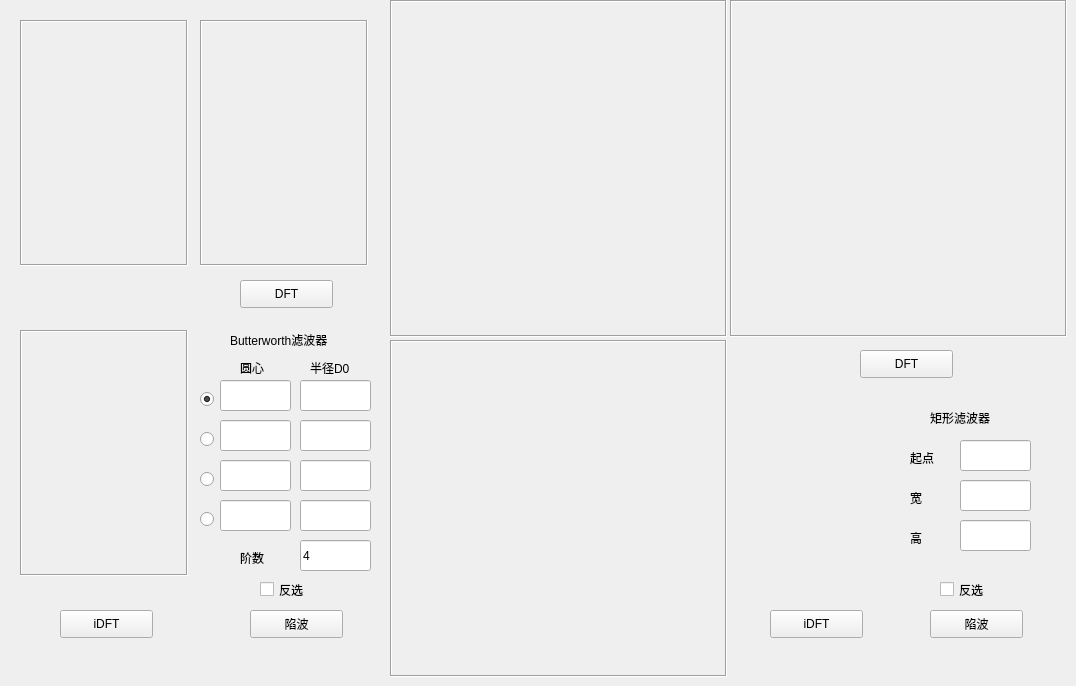
    <widget class="QWidget" name="tab_3">
     <attribute name="title">
      <string>Unit3</string>
     </attribute>
     <widget class="QLabel" name="label_29">
      <property name="geometry">
       <rect>
        <x>20</x>
        <y>330</y>
        <width>168</width>
        <height>246</height>
       </rect>
      </property>
      <property name="frameShape">
       <enum>QFrame::Box</enum>
      </property>
      <property name="frameShadow">
       <enum>QFrame::Sunken</enum>
      </property>
      <property name="text">
       <string/>
      </property>
     </widget>
     <widget class="QLabel" name="label_31">
      <property name="geometry">
       <rect>
        <x>730</x>
        <y>0</y>
        <width>337</width>
        <height>337</height>
       </rect>
      </property>
      <property name="cursor">
       <cursorShape>CrossCursor</cursorShape>
      </property>
      <property name="frameShape">
       <enum>QFrame::Box</enum>
      </property>
      <property name="frameShadow">
       <enum>QFrame::Sunken</enum>
      </property>
      <property name="text">
       <string/>
      </property>
     </widget>
     <widget class="QLabel" name="label_33">
      <property name="geometry">
       <rect>
        <x>390</x>
        <y>0</y>
        <width>337</width>
        <height>337</height>
       </rect>
      </property>
      <property name="frameShape">
       <enum>QFrame::Box</enum>
      </property>
      <property name="frameShadow">
       <enum>QFrame::Sunken</enum>
      </property>
      <property name="text">
       <string/>
      </property>
     </widget>
     <widget class="QLabel" name="label_34">
      <property name="geometry">
       <rect>
        <x>390</x>
        <y>340</y>
        <width>337</width>
        <height>337</height>
       </rect>
      </property>
      <property name="frameShape">
       <enum>QFrame::Box</enum>
      </property>
      <property name="frameShadow">
       <enum>QFrame::Sunken</enum>
      </property>
      <property name="text">
       <string/>
      </property>
     </widget>
     <widget class="QLabel" name="label_35">
      <property name="geometry">
       <rect>
        <x>20</x>
        <y>20</y>
        <width>168</width>
        <height>246</height>
       </rect>
      </property>
      <property name="frameShape">
       <enum>QFrame::Box</enum>
      </property>
      <property name="frameShadow">
       <enum>QFrame::Sunken</enum>
      </property>
      <property name="text">
       <string/>
      </property>
     </widget>
     <widget class="QLabel" name="label_36">
      <property name="geometry">
       <rect>
        <x>200</x>
        <y>20</y>
        <width>168</width>
        <height>246</height>
       </rect>
      </property>
      <property name="cursor">
       <cursorShape>CrossCursor</cursorShape>
      </property>
      <property name="frameShape">
       <enum>QFrame::Box</enum>
      </property>
      <property name="frameShadow">
       <enum>QFrame::Sunken</enum>
      </property>
      <property name="text">
       <string/>
      </property>
     </widget>
     <widget class="QLineEdit" name="lineEdit_18">
      <property name="geometry">
       <rect>
        <x>220</x>
        <y>380</y>
        <width>71</width>
        <height>31</height>
       </rect>
      </property>
     </widget>
     <widget class="QLineEdit" name="lineEdit_19">
      <property name="geometry">
       <rect>
        <x>300</x>
        <y>380</y>
        <width>71</width>
        <height>31</height>
       </rect>
      </property>
     </widget>
     <widget class="QLabel" name="label_30">
      <property name="geometry">
       <rect>
        <x>240</x>
        <y>360</y>
        <width>31</width>
        <height>16</height>
       </rect>
      </property>
      <property name="text">
       <string>圆心</string>
      </property>
     </widget>
     <widget class="QLabel" name="label_32">
      <property name="geometry">
       <rect>
        <x>310</x>
        <y>360</y>
        <width>51</width>
        <height>16</height>
       </rect>
      </property>
      <property name="text">
       <string>半径D0</string>
      </property>
     </widget>
     <widget class="QLabel" name="label_37">
      <property name="geometry">
       <rect>
        <x>230</x>
        <y>330</y>
        <width>141</width>
        <height>20</height>
       </rect>
      </property>
      <property name="text">
       <string>Butterworth滤波器</string>
      </property>
     </widget>
     <widget class="QLineEdit" name="lineEdit_20">
      <property name="geometry">
       <rect>
        <x>300</x>
        <y>420</y>
        <width>71</width>
        <height>31</height>
       </rect>
      </property>
     </widget>
     <widget class="QLineEdit" name="lineEdit_21">
      <property name="geometry">
       <rect>
        <x>220</x>
        <y>420</y>
        <width>71</width>
        <height>31</height>
       </rect>
      </property>
     </widget>
     <widget class="QLineEdit" name="lineEdit_22">
      <property name="geometry">
       <rect>
        <x>300</x>
        <y>460</y>
        <width>71</width>
        <height>31</height>
       </rect>
      </property>
     </widget>
     <widget class="QLineEdit" name="lineEdit_23">
      <property name="geometry">
       <rect>
        <x>220</x>
        <y>460</y>
        <width>71</width>
        <height>31</height>
       </rect>
      </property>
     </widget>
     <widget class="QLineEdit" name="lineEdit_24">
      <property name="geometry">
       <rect>
        <x>300</x>
        <y>500</y>
        <width>71</width>
        <height>31</height>
       </rect>
      </property>
     </widget>
     <widget class="QLineEdit" name="lineEdit_25">
      <property name="geometry">
       <rect>
        <x>220</x>
        <y>500</y>
        <width>71</width>
        <height>31</height>
       </rect>
      </property>
     </widget>
     <widget class="QLabel" name="label_38">
      <property name="geometry">
       <rect>
        <x>240</x>
        <y>550</y>
        <width>31</width>
        <height>16</height>
       </rect>
      </property>
      <property name="text">
       <string>阶数</string>
      </property>
     </widget>
     <widget class="QLineEdit" name="lineEdit_26">
      <property name="geometry">
       <rect>
        <x>300</x>
        <y>540</y>
        <width>71</width>
        <height>31</height>
       </rect>
      </property>
      <property name="text">
       <string>4</string>
      </property>
     </widget>
     <widget class="QPushButton" name="pushButton_19">
      <property name="geometry">
       <rect>
        <x>250</x>
        <y>610</y>
        <width>93</width>
        <height>28</height>
       </rect>
      </property>
      <property name="text">
       <string>陷波</string>
      </property>
     </widget>
     <widget class="QPushButton" name="pushButton_20">
      <property name="geometry">
       <rect>
        <x>240</x>
        <y>280</y>
        <width>93</width>
        <height>28</height>
       </rect>
      </property>
      <property name="text">
       <string>DFT</string>
      </property>
     </widget>
     <widget class="QPushButton" name="pushButton_21">
      <property name="geometry">
       <rect>
        <x>60</x>
        <y>610</y>
        <width>93</width>
        <height>28</height>
       </rect>
      </property>
      <property name="text">
       <string>iDFT</string>
      </property>
     </widget>
     <widget class="QPushButton" name="pushButton_22">
      <property name="geometry">
       <rect>
        <x>860</x>
        <y>350</y>
        <width>93</width>
        <height>28</height>
       </rect>
      </property>
      <property name="text">
       <string>DFT</string>
      </property>
     </widget>
     <widget class="QLabel" name="label_39">
      <property name="geometry">
       <rect>
        <x>930</x>
        <y>410</y>
        <width>81</width>
        <height>16</height>
       </rect>
      </property>
      <property name="text">
       <string>矩形滤波器</string>
      </property>
     </widget>
     <widget class="QLabel" name="label_40">
      <property name="geometry">
       <rect>
        <x>910</x>
        <y>450</y>
        <width>31</width>
        <height>16</height>
       </rect>
      </property>
      <property name="text">
       <string>起点</string>
      </property>
     </widget>
     <widget class="QLabel" name="label_41">
      <property name="geometry">
       <rect>
        <x>910</x>
        <y>490</y>
        <width>31</width>
        <height>16</height>
       </rect>
      </property>
      <property name="text">
       <string>宽</string>
      </property>
     </widget>
     <widget class="QLabel" name="label_42">
      <property name="geometry">
       <rect>
        <x>910</x>
        <y>530</y>
        <width>31</width>
        <height>16</height>
       </rect>
      </property>
      <property name="text">
       <string>高</string>
      </property>
     </widget>
     <widget class="QLineEdit" name="lineEdit_27">
      <property name="geometry">
       <rect>
        <x>960</x>
        <y>440</y>
        <width>71</width>
        <height>31</height>
       </rect>
      </property>
     </widget>
     <widget class="QLineEdit" name="lineEdit_28">
      <property name="geometry">
       <rect>
        <x>960</x>
        <y>480</y>
        <width>71</width>
        <height>31</height>
       </rect>
      </property>
     </widget>
     <widget class="QLineEdit" name="lineEdit_29">
      <property name="geometry">
       <rect>
        <x>960</x>
        <y>520</y>
        <width>71</width>
        <height>31</height>
       </rect>
      </property>
     </widget>
     <widget class="QPushButton" name="pushButton_23">
      <property name="geometry">
       <rect>
        <x>930</x>
        <y>610</y>
        <width>93</width>
        <height>28</height>
       </rect>
      </property>
      <property name="text">
       <string>陷波</string>
      </property>
     </widget>
     <widget class="QPushButton" name="pushButton_24">
      <property name="geometry">
       <rect>
        <x>770</x>
        <y>610</y>
        <width>93</width>
        <height>28</height>
       </rect>
      </property>
      <property name="text">
       <string>iDFT</string>
      </property>
     </widget>
     <widget class="QRadioButton" name="radioButton">
      <property name="geometry">
       <rect>
        <x>200</x>
        <y>390</y>
        <width>21</width>
        <height>19</height>
       </rect>
      </property>
      <property name="text">
       <string/>
      </property>
      <property name="checkable">
       <bool>true</bool>
      </property>
      <property name="checked">
       <bool>true</bool>
      </property>
     </widget>
     <widget class="QRadioButton" name="radioButton_2">
      <property name="geometry">
       <rect>
        <x>200</x>
        <y>430</y>
        <width>21</width>
        <height>19</height>
       </rect>
      </property>
      <property name="text">
       <string/>
      </property>
     </widget>
     <widget class="QRadioButton" name="radioButton_3">
      <property name="geometry">
       <rect>
        <x>200</x>
        <y>470</y>
        <width>21</width>
        <height>19</height>
       </rect>
      </property>
      <property name="text">
       <string/>
      </property>
     </widget>
     <widget class="QRadioButton" name="radioButton_4">
      <property name="geometry">
       <rect>
        <x>200</x>
        <y>510</y>
        <width>21</width>
        <height>19</height>
       </rect>
      </property>
      <property name="text">
       <string/>
      </property>
     </widget>
     <widget class="QCheckBox" name="checkBox">
      <property name="geometry">
       <rect>
        <x>940</x>
        <y>580</y>
        <width>61</width>
        <height>19</height>
       </rect>
      </property>
      <property name="text">
       <string>反选</string>
      </property>
     </widget>
     <widget class="QCheckBox" name="checkBox_2">
      <property name="geometry">
       <rect>
        <x>260</x>
        <y>580</y>
        <width>61</width>
        <height>19</height>
       </rect>
      </property>
      <property name="text">
       <string>反选</string>
      </property>
     </widget>
    </widget>
